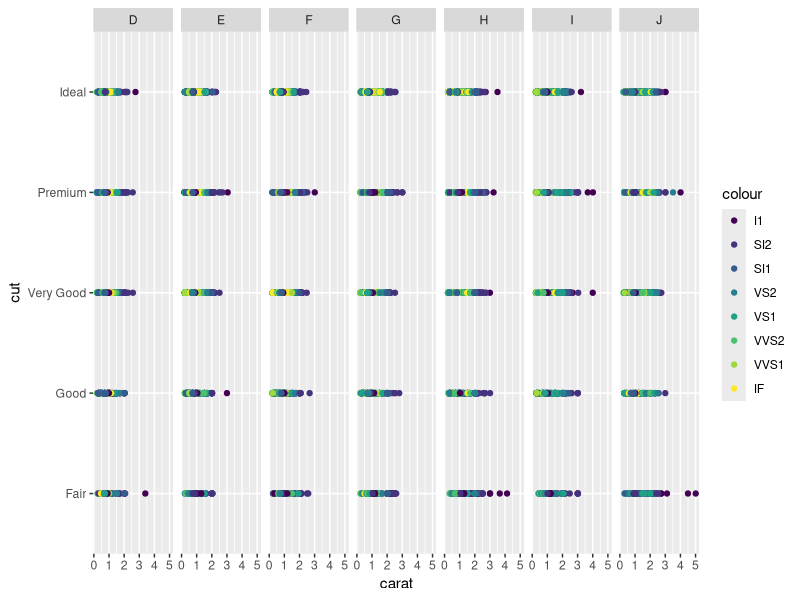

This chart was generated by the following R code:
## ---- chunk 1
options(width = 100)

library(ggplot2)

summary(diamonds)

## ---- chunk 2
library(ggplot2)

p <- ggplot(data = diamonds, aes(x = carat, y = cut)) +
  geom_point() + aes_string(color = diamonds$clarity) +
  facet_grid(.~ color) + scale_size(c(2,4,6))

print(p)
